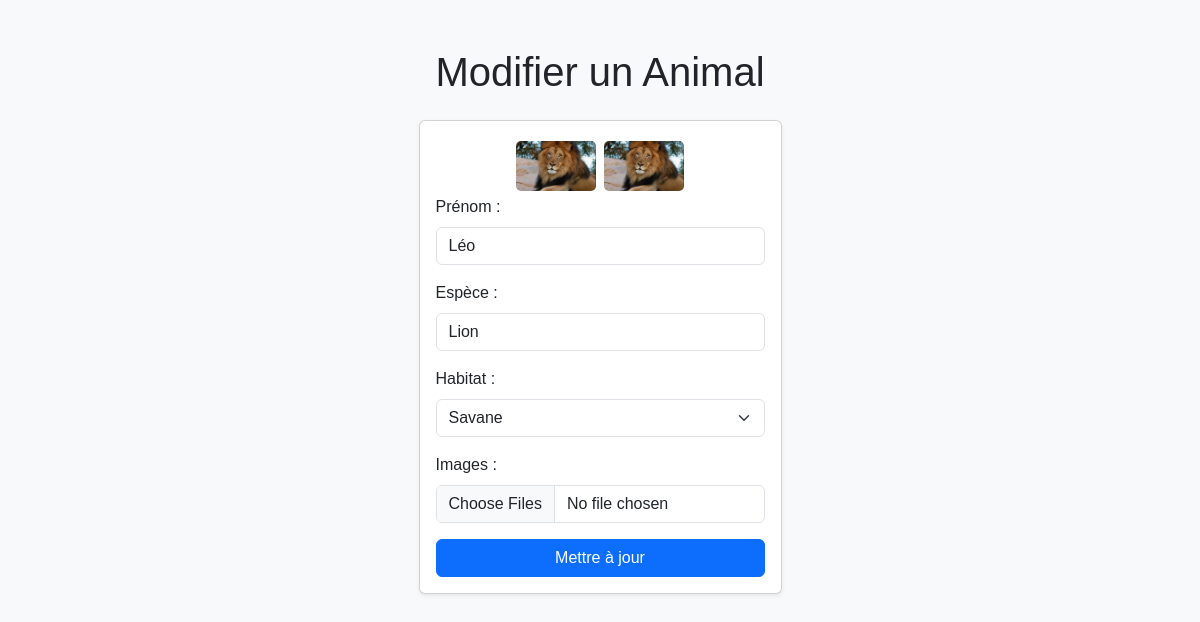
Page /manage_animaux/modifier.php?id=1 on the committed database.
### tables this page shows
CREATE TABLE `animaux` (
  `id` int(11) NOT NULL,
  `prenom` varchar(50) NOT NULL,
  `race` varchar(50) NOT NULL,
  `images` longtext NOT NULL CHECK (json_valid(`images`)),
  `habitat_id` int(11) NOT NULL
);

CREATE TABLE `habitats` (
  `id` int(11) NOT NULL,
  `nom` varchar(100) NOT NULL,
  `images` longtext NOT NULL CHECK (json_valid(`images`)),
  `description` text NOT NULL
);

### manage_animaux/modifier.php (the view, shortened to what this page needs)
<?php
require_once '../config/config_unv.php';
$sql = "SELECT id, nom FROM habitats";
$stmt = $pdo->query($sql);
$habitats = $stmt->fetchAll(PDO::FETCH_ASSOC);
$errors = [];
if (isset($_GET['id']) && !empty($_GET['id'])) {
  $animalId = intval($_GET['id']);
  $sql = "SELECT * FROM animaux WHERE id = :id";
  $stmt = $pdo->prepare($sql);
  $stmt->execute([':id' => $animalId]);
  $animal = $stmt->fetch(PDO::FETCH_ASSOC);
  if ($animal) {
    $prenom = $animal['prenom'];
    $race = $animal['race'];
    $habitat_id = $animal['habitat_id'];
  } else {
    $errors['general'] = "Animal non trouvé.";
  }
} else {
  $errors['general'] = "ID invalide.";
}
?>
<!DOCTYPE html>
<html lang="fr">
<head>
  <link rel="stylesheet" href="https://cdn.jsdelivr.net/npm/bootstrap@5.3.0/dist/css/bootstrap.min.css">
</head>
<body>
  <div class="container my-5">
    <h1 class="text-center mb-4">Modifier un Animal</h1>
    <div class="card shadow-sm">
      <div class="card-body">
        <form action="modifier.php?id=<?= $animalId ?>" method="post" enctype="multipart/form-data">
          <div class="mb-3">
            <div class="img">
              <?php
              $images = json_decode($animal["images"], true);
              if (is_array($images)) {
                foreach ($images as $image) {
                  echo "<img src='../assets/images/$image' class='animal-image' alt='Animal image'> ";
                }
              }
              ?>
            </div>
            <label for="prenom" class="form-label">Prénom :</label>
            <input type="text" name="prenom" id="prenom" class="form-control" value="<?= htmlspecialchars($prenom) ?>">
          </div>
          <div class="mb-3">
            <label for="race" class="form-label">Espèce :</label>
            <input type="text" name="race" id="race" class="form-control" value="<?= htmlspecialchars($race) ?>">
          </div>
          <div class="mb-3">
            <label for="habitat_id" class="form-label">Habitat :</label>
            <select name="habitat_id" id="habitat_id" class="form-select">
              <?php foreach ($habitats as $habitat): ?>
                <option value="<?= $habitat['id'] ?>" <?= $habitat['id'] == $habitat_id ? 'selected' : '' ?>>
                  <?= htmlspecialchars($habitat['nom']) ?>
                </option>
              <?php endforeach; ?>
            </select>
          </div>
          <div class="mb-3">
            <label for="images" class="form-label">Images :</label>
            <input type="file" name="images[]" id="images" class="form-control" multiple>
          </div>
          <button type="submit" class="btn btn-primary w-100">Mettre à jour</button>
        </form>
      </div>
    </div>
  </div>
</body>
</html>

### manage_animaux/modifier.php (style rules this page uses)
body { background-color: #f8f9fa; font-family: Arial, sans-serif; }
.container { display: flex; flex-direction: column; align-items: center; align-content: center; }
.img { display: flex; flex-direction: row; width: 100%; justify-content: center; }
.animal-image { width: 80px; height: 50px; object-fit: cover; border-radius: 5px; margin: 4px; }

### rows in the picture
animaux: prenom "Léo", race "Lion", habitat_id "Savane"
